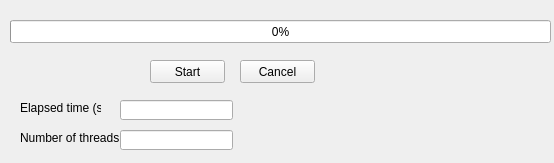
<?xml version="1.0" encoding="UTF-8"?>
<ui version="4.0">
 <class>GenerateMapProgressClass</class>
 <widget class="QWidget" name="GenerateMapProgressClass">
  <property name="windowModality">
   <enum>Qt::WindowModal</enum>
  </property>
  <property name="geometry">
   <rect>
    <x>0</x>
    <y>0</y>
    <width>554</width>
    <height>163</height>
   </rect>
  </property>
  <property name="windowTitle">
   <string>Generate map</string>
  </property>
  <widget class="QProgressBar" name="progressBar">
   <property name="geometry">
    <rect>
     <x>10</x>
     <y>20</y>
     <width>541</width>
     <height>23</height>
    </rect>
   </property>
   <property name="value">
    <number>0</number>
   </property>
  </widget>
  <widget class="QPushButton" name="cancelButton">
   <property name="geometry">
    <rect>
     <x>240</x>
     <y>60</y>
     <width>75</width>
     <height>23</height>
    </rect>
   </property>
   <property name="text">
    <string>Cancel</string>
   </property>
  </widget>
  <widget class="QLineEdit" name="deltaTimeLineEdit">
   <property name="geometry">
    <rect>
     <x>120</x>
     <y>100</y>
     <width>113</width>
     <height>20</height>
    </rect>
   </property>
   <property name="readOnly">
    <bool>true</bool>
   </property>
  </widget>
  <widget class="QLineEdit" name="numThreadsLineEdit">
   <property name="geometry">
    <rect>
     <x>120</x>
     <y>130</y>
     <width>113</width>
     <height>20</height>
    </rect>
   </property>
  </widget>
  <widget class="QLabel" name="label">
   <property name="geometry">
    <rect>
     <x>20</x>
     <y>100</y>
     <width>81</width>
     <height>16</height>
    </rect>
   </property>
   <property name="text">
    <string>Elapsed time (s)</string>
   </property>
  </widget>
  <widget class="QLabel" name="label_2">
   <property name="geometry">
    <rect>
     <x>20</x>
     <y>130</y>
     <width>101</width>
     <height>16</height>
    </rect>
   </property>
   <property name="text">
    <string>Number of threads</string>
   </property>
  </widget>
  <widget class="QPushButton" name="startButton">
   <property name="geometry">
    <rect>
     <x>150</x>
     <y>60</y>
     <width>75</width>
     <height>23</height>
    </rect>
   </property>
   <property name="text">
    <string>Start</string>
   </property>
  </widget>
 </widget>
 <resources/>
 <connections>
  <connection>
   <sender>cancelButton</sender>
   <signal>clicked()</signal>
   <receiver>GenerateMapProgressClass</receiver>
   <slot>close()</slot>
   <hints>
    <hint type="sourcelabel">
     <x>277</x>
     <y>71</y>
    </hint>
    <hint type="destinationlabel">
     <x>276</x>
     <y>46</y>
    </hint>
   </hints>
  </connection>
  <connection>
   <sender>startButton</sender>
   <signal>clicked()</signal>
   <receiver>GenerateMapProgressClass</receiver>
   <slot>start()</slot>
   <hints>
    <hint type="sourcelabel">
     <x>187</x>
     <y>71</y>
    </hint>
    <hint type="destinationlabel">
     <x>276</x>
     <y>81</y>
    </hint>
   </hints>
  </connection>
 </connections>
 <slots>
  <slot>start()</slot>
 </slots>
</ui>
